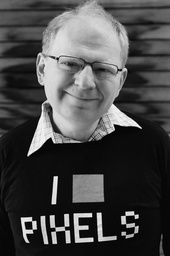
#> input picture efros.jpeg, 170 x 256 px, shrunk from 1024 x 1545 before the run, given in place of apple.jpeg, which was not available
$ python blending.py
#> lines starting #> are read from the running program, lines starting #| are printed output that depends on the picture; after the words box and inside, x2 and y2 are one past the last pixel; in counts of white or black regions, pixels touching at a corner belong together; pictures that were not available may be replaced by others from this repository, and a replacement may not be noted
### stack.py
import numpy as np
import scipy
from scipy import stats
import skimage as sk
import skimage.io as skio
import os
from skimage.transform import resize
import scipy
import cv2

# [23 lines left out: function gaussian_stack_check, not called in this run]

def gaussian_stack(image, num_layers, factor):
    """
    Finds the gaussian stack of a given image.
    :param image: input image from which gaussian stack is computed.
    :param num_layers: number of layers in the gaussian stack.
    :param factor: the parameter that decides the size of Gaussian filter at
        each level: factor * (i + 1), where i is the level number.
    """
    result = [image]
    for i in range(num_layers):
        gaussian_filter_1d = cv2.getGaussianKernel(ksize = factor *(i+1)+1,
            sigma = factor // 2 * (i+1))
        gaussian_filter = np.dot(gaussian_filter_1d, gaussian_filter_1d.T)
        if len(image.shape) == 2:
            image_buffer = scipy.signal.convolve2d(image, gaussian_filter,
                mode = "same")
        else:
            image_buffer = np.dstack(
                [scipy.signal.convolve2d(image[:, :, 0], gaussian_filter,
                mode = "same"),
                scipy.signal.convolve2d(image[:, :, 1], gaussian_filter,
                mode = "same"),
                scipy.signal.convolve2d(image[:, :, 2], gaussian_filter,
                mode = "same")])
        result.append(image_buffer)
    return result

def laplacian_stack(image, num_layers, factor):
    """
    Finds the laplacian stack of a given image.
    :param image: input image from which laplacian stack is computed.
    :param num_layers: number of layers in the laplacian stack.
    :param factor: the parameter that decides the size of Gaussian filter at
        each level: factor * (i + 1), where i is the level number.
    """
    gaussian_blur = gaussian_stack(image, num_layers, factor)
    result = []
    for i in range(0, len(gaussian_blur) - 1):
        high_res = gaussian_blur[i] - gaussian_blur[i + 1]
        result.append(high_res)
    result.append(gaussian_blur[-1])
    return result

# [41 lines left out: function main, not called in this run]

# [2 lines that do not run on import are left out]

### blending.py
import numpy as np
import scipy
from scipy import stats
import skimage as sk
import skimage.io as skio
import os
from skimage.transform import resize
import scipy
import cv2
from stack import gaussian_stack
from stack import laplacian_stack

def blending(image1, image2, gaussian_factor, laplacian_factor, mask):
    """
    Blends two images together with regards to a particular mask.
    :param image1: the first image that participates in blending.
    :param image2: the second image that participates in blending.
    :param gaussian_factor: the gaussian factor that is applied to the mask to
        smooth boundaries.
    :laplacian_factor: the gaussian factor used to create laplacian stack for
        the two images.
    :mask: the mask that indicates how to blend the two images.
    """
    gaussian_mask = gaussian_stack(mask, 6, gaussian_factor)
    laplacian_image1 = laplacian_stack(image1, 6, laplacian_factor)
    laplacian_image2 = laplacian_stack(image2, 6, laplacian_factor)
    result = []
    for i in range(len(gaussian_mask)):
        result_it = gaussian_mask[i] * laplacian_image1[i] + \
            (1 - gaussian_mask[i]) * laplacian_image2[i]
        result.append(result_it)
    result = np.array(result)
    result = np.sum(result, axis = 0)
    return result

# [23 lines left out: function blending_apple_color, not called in this run]

def blending_apple_gray():
    # Load "apple.jpeg" and "orange.jpeg" as gray-scale images.
    image1 = skio.imread("apple.jpeg", as_gray = True)
#> image1 is the input picture: shape (256, 170); min 0, max 255, mean 70.9
    image1 = sk.img_as_float(image1)

    image2 = skio.imread("orange.jpeg", as_gray = True)
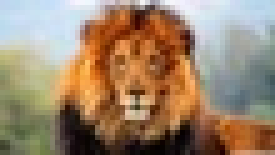
#> input picture lion.jpeg, 55 x 31 px, shrunk from 332 x 187 before the run, given in place of orange.jpeg, which was not available (shown 5 times larger)
#> image2: shape (31, 55) float64; min 0.00417, max 0.964, mean 0.532
    image2 = sk.img_as_float(image2)

    # The apple image takes up left half of the image, while the orange takes up
    # the right half.
    mask = np.zeros(image1.shape)
    mask[:, :image1.shape[0] // 2] = 1
    result = blending(image1, image2, 20, 8, mask)
#> after the loop in gaussian_stack, `for i in range(num_layers):`:
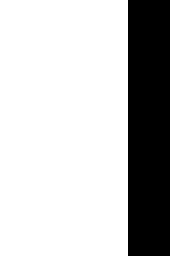
#> image: shape (256, 170) float64; values 0 (black) and 1 (white), 75.3% white; 1 black region, box (x1, y1, x2, y2) and area: (128, 0, 170, 256) 10752
#> after the loop in gaussian_stack, `for i in range(num_layers):`: result = 7 items
#> the loop in gaussian_stack (call 2), `for i in range(num_layers):` made 6 passes
#> pass 3, in gaussian_stack (call 2), `image_buffer = scipy.signal.convolve2d(image, gaussian_filter, mode = ..`:
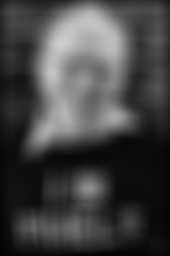
#> image_buffer: shape (256, 170) float64; min 0.00764, max 0.807, mean 0.268
#> the loop in laplacian_stack, `for i in range(0, len(gaussian_blur) - 1):` made 6 passes
#> pass 1, in laplacian_stack, `high_res = gaussian_blur[i] - gaussian_blur[i + 1]`:
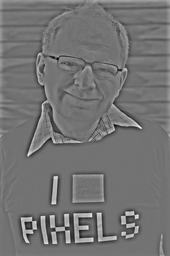
#> high_res: shape (256, 170) float64; min -0.624, max 0.759, mean 0.00401; drawn with min black and max white
#> pass 3, in laplacian_stack, `high_res = gaussian_blur[i] - gaussian_blur[i + 1]`:
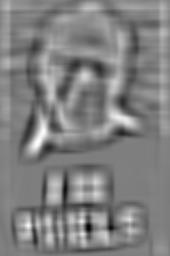
#> high_res: shape (256, 170) float64; min -0.182, max 0.184, mean 0.00305; drawn with min black and max white
#> after the loop in laplacian_stack, `for i in range(0, len(gaussian_blur) - 1):`: result = 6 items
#> in blending, `laplacian_image1 = laplacian_stack(image1, 6, laplacian_factor)`: laplacian_image1 = 7 items
#> the loop in gaussian_stack (call 3), `for i in range(num_layers):` made 6 passes
#> pass 1, in gaussian_stack (call 3), `image_buffer = scipy.signal.convolve2d(image, gaussian_filter, mode = ..`:
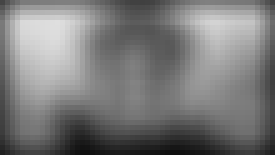
#> image_buffer: shape (31, 55) float64 (shown 5 times larger); min 0.055, max 0.875, mean 0.479
#> the loop in laplacian_stack (call 2), `for i in range(0, len(gaussian_blur) - 1):` made 6 passes
#> pass 3, in laplacian_stack (call 2), `high_res = gaussian_blur[i] - gaussian_blur[i + 1]`:
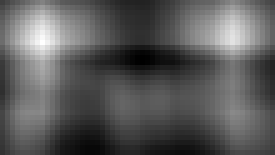
#> high_res: shape (31, 55) float64 (shown 5 times larger); min -0.0635, max 0.244, mean 0.0456; drawn with min black and max white
#> the loop in blending, `for i in range(len(gaussian_mask)):` made 1 pass
#> after the loop in blending, `for i in range(len(gaussian_mask)):`: result = []
    skio.imshow(result)
    skio.show()

# [95 lines left out: functions blending_pizza, blending_squirrel, not called in this run]

if __name__ == "__main__":
#> (the run stopped early here; a loop or call above may not have finished)
